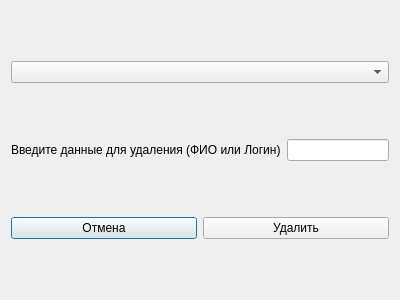
<?xml version="1.0" encoding="UTF-8"?>
<ui version="4.0">
 <class>RemoveEmployee</class>
 <widget class="QDialog" name="RemoveEmployee">
  <property name="geometry">
   <rect>
    <x>0</x>
    <y>0</y>
    <width>400</width>
    <height>300</height>
   </rect>
  </property>
  <property name="windowTitle">
   <string>Dialog</string>
  </property>
  <layout class="QGridLayout" name="gridLayout">
   <item row="3" column="0">
    <widget class="QPushButton" name="CancelInManagementPage3PushButton">
     <property name="text">
      <string>Отмена</string>
     </property>
    </widget>
   </item>
   <item row="3" column="1">
    <widget class="QPushButton" name="RemoveEmployeesPushButton">
     <property name="text">
      <string>Удалить</string>
     </property>
    </widget>
   </item>
   <item row="1" column="0" colspan="2">
    <layout class="QHBoxLayout" name="horizontalLayout">
     <item>
      <widget class="QLabel" name="RemoveLabel">
       <property name="text">
        <string>Введите данные для удаления (ФИО или Логин)</string>
       </property>
      </widget>
     </item>
     <item>
      <widget class="QLineEdit" name="RemoveLineEdit"/>
     </item>
    </layout>
   </item>
   <item row="0" column="0" colspan="2">
    <widget class="QComboBox" name="comboBoxEmployees"/>
   </item>
  </layout>
 </widget>
 <tabstops>
  <tabstop>RemoveLineEdit</tabstop>
  <tabstop>RemoveEmployeesPushButton</tabstop>
  <tabstop>CancelInManagementPage3PushButton</tabstop>
 </tabstops>
 <resources/>
 <connections/>
</ui>
